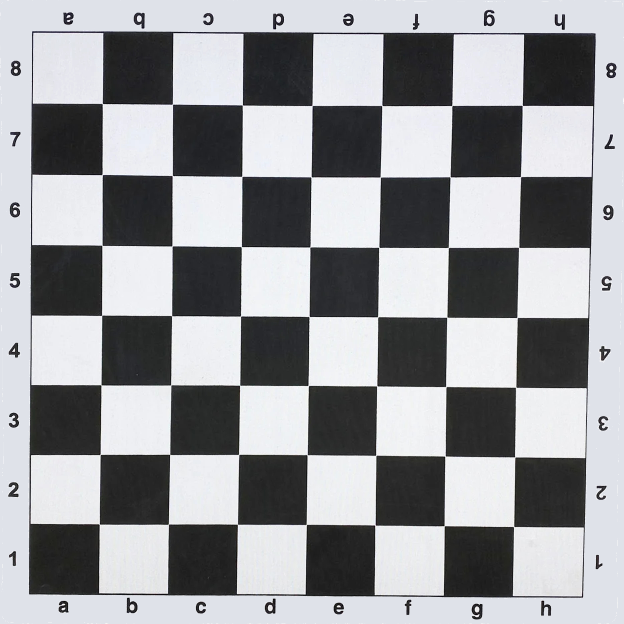
#> input picture src/chessBoard.jpg, 1247 x 1248 px (shown at 1/2 size); its folder holds only this picture in this run
$ python -i classic_pipeline.py   (imports and definitions only)
#> lines starting #> are read from the running program, lines starting #| are printed output that depends on the picture; after the words box and inside, x2 and y2 are one past the last pixel; in counts of white or black regions, pixels touching at a corner belong together
#> further down, picture is the input picture: shape (1248, 1247, 3); mean B, G, R 156.6, 153.5, 152.2
import numpy as np
import cv2
import matplotlib.pyplot as plt
import os
import math

from sklearn.cluster import DBSCAN

image_num = 0

def save_image(path, image, verbose=False):
    if verbose:
        cv2.imwrite(path, image)
        print(f"Image saved to {path}")
def get_image_num():
    global image_num
    return image_num

def set_image_num(num):
    global image_num
    image_num = num

def build_image_path(image_name, images_dir):
    num = get_image_num()
    return os.path.join(images_dir, f"{num}_{image_name}")

def preprocess_image(image, output_path, verbose=False):
    # Convert to grayscale
#> called with output_path = 'out.png', verbose = False
    gray = cv2.cvtColor(image, cv2.COLOR_BGR2GRAY)
    save_image(build_image_path("gray.jpg", output_path), gray, verbose)

    hsv = cv2.cvtColor(image, cv2.COLOR_BGR2HSV)
#> hsv: shape (1248, 1247, 3); mean H, S, V 89.9, 10.3, 156.8
    save_image(build_image_path("hsv.jpg", output_path), hsv, verbose)

    # Apply Gaussian blur
    blurred = cv2.GaussianBlur(gray, (31,31), 0)
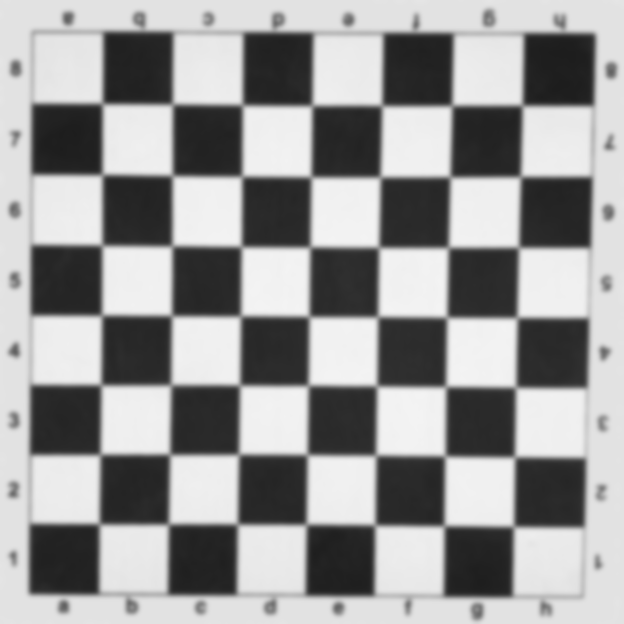
#> blurred: shape (1248, 1247) (shown at 1/2 size); min 29, max 243, mean 153.4
    save_image(build_image_path("blurred.jpg", output_path), blurred, verbose)

    return gray, blurred, hsv

# [144 lines left out: functions line_intersection, find_rotation, border_intersections, filter_lines, not called in this run]

def board_detection(image, gray, hsv, output_path, verbose=False):
#> called with output_path = 'out.png', verbose = False
    saturation = hsv[:, :, 1]
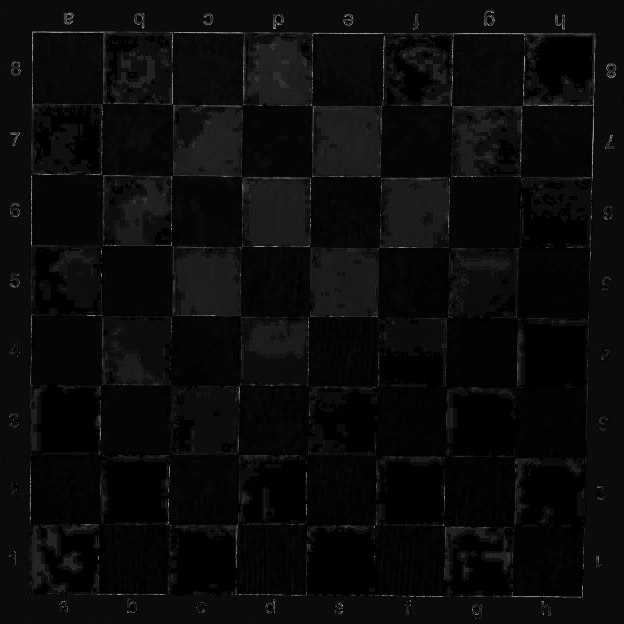
#> saturation: shape (1248, 1247) (shown at 1/2 size); min 0, max 255, mean 10.3
    saturation_blurred = cv2.GaussianBlur(saturation, (31, 31), 0)
    saturation_mask = cv2.inRange(saturation_blurred, 0, 20)
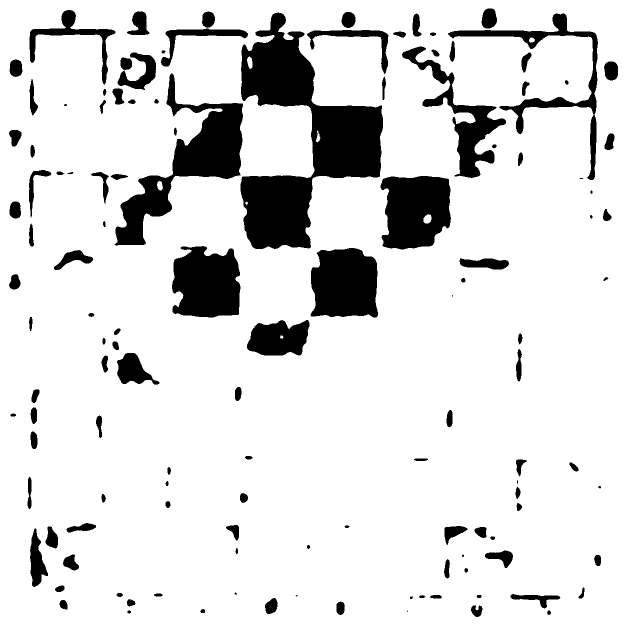
#> saturation_mask: shape (1248, 1247) (shown at 1/2 size); 86.5% white; 126 black regions (8 under 20 px), largest, box (x1, y1, x2, y2) and area: (481, 25, 766, 498) 56625, (229, 147, 486, 491) 25370, (761, 352, 902, 499) 16795
    save_image(build_image_path("saturation_mask.jpg", output_path), saturation_mask, verbose)
    ret, mask = cv2.threshold(image, 200, 255, cv2.THRESH_BINARY)
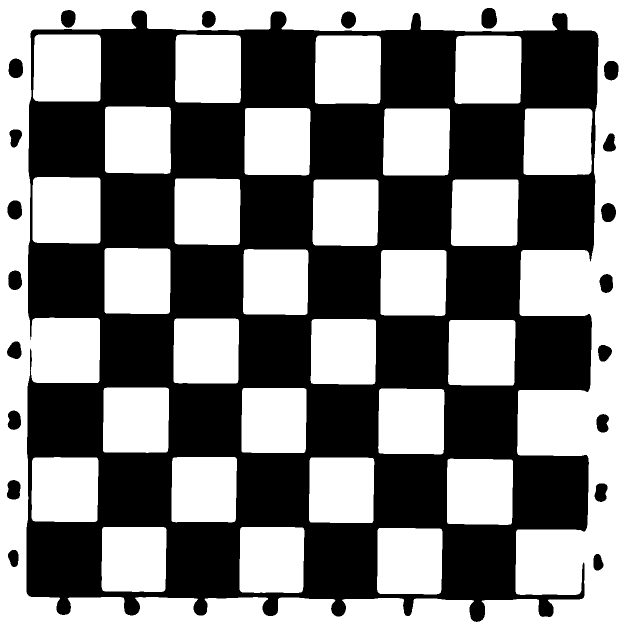
#> mask: shape (1248, 1247) (shown at 1/2 size); 51.8% white; 21 black regions, largest, box (x1, y1, x2, y2) and area: (53, 21, 1197, 1244) 734145, (963, 16, 994, 57) 1074, (1208, 122, 1237, 161) 941
    save_image(build_image_path("mask.jpg", output_path), mask, verbose)

    # mix the two masks
    mask = cv2.bitwise_and(mask, mask, mask=saturation_mask)
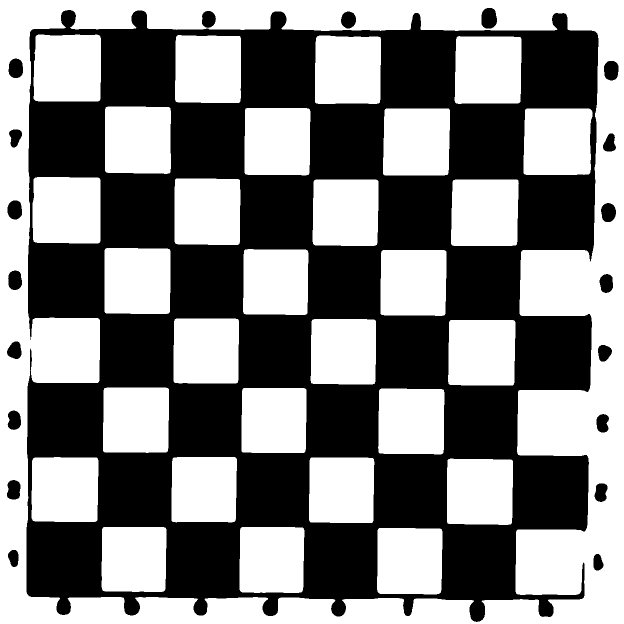
#> mask: shape (1248, 1247) (shown at 1/2 size); 51.6% white; 20 black regions, largest, box (x1, y1, x2, y2) and area: (53, 20, 1197, 1244) 737623, (963, 16, 994, 57) 1075, (1208, 122, 1237, 161) 949
    save_image(build_image_path("final_mask.jpg", output_path), mask, verbose)

    # Morphological operations
    kernel = np.ones((31, 31), np.uint8)
    mask = cv2.morphologyEx(mask, cv2.MORPH_CLOSE, kernel, iterations=5)
#> mask: shape (1248, 1247); every value is 255
    save_image(build_image_path("mask_morph.jpg", output_path), mask, verbose)
    num_labels, labels = cv2.connectedComponents(mask)
#> labels: shape (1248, 1247) int32; every value is 1
#> num_labels = 2

    areas = np.bincount(labels.ravel())
#> areas = [0, 1556256]
    cleaned = np.zeros_like(mask)
    max_area = np.max(areas[1:])
#> max_area = 1556256
    for label_id in range(1, num_labels):
        if areas[label_id] >= max_area * 0.5:
            cleaned[labels == label_id] = 255
    save_image(build_image_path("cleaned.jpg", output_path), cleaned, verbose)

    # Fill holes
    kernel = np.ones((31, 31), np.uint8)
    cleaned = cv2.morphologyEx(cleaned, cv2.MORPH_CLOSE, kernel, iterations=5)
    save_image(build_image_path("cleaned_filled.jpg", output_path), cleaned, verbose)

    canny = cv2.Canny(cleaned, 0, 200)
#> canny: shape (1248, 1247); every value is 0
    save_image(build_image_path("canny.jpg", output_path), canny, verbose)
    color = cv2.cvtColor(image, cv2.COLOR_GRAY2BGR)

    # Hough Transform
    lines = cv2.HoughLines(canny, 1, np.pi/180, 200)
#> lines = None
    line_image = np.zeros_like(image)
    invalid_thetas = [0, np.pi/2, np.pi, 3*np.pi/2]
    new_lines = []
    if lines is not None:
        for line in lines:
            rho, theta = line[0]
            for invalid_theta in invalid_thetas:
                if abs(theta - invalid_theta) < 1e-6:
                    break
            else:
                pts = border_intersections(rho, theta, image.shape)
                new_theta = theta
                new_lines.append([[rho, new_theta], pts[0], pts[1]])
                cv2.line(line_image, (pts[0][0], pts[0][1]), (pts[1][0], pts[1][1]), 255, 2)
    save_image(build_image_path("lines.jpg", output_path), line_image, verbose)

    # Median of the theta of the lines
    if len(new_lines) > 0:
        theta_values = [line[0][1] for line in new_lines]
        theta_values_sorted = sorted(theta_values)
        median_index = len(theta_values_sorted) // 2
        median_theta = theta_values_sorted[median_index]
        if verbose:
            print("Median theta:", median_theta)
    else:
        # print("No lines detected.")
        return None, None, None

    # Horizontal lines threshold
    threshold_degree = 30 # degrees
    max_theta = median_theta + threshold_degree*np.pi/180
    min_theta = median_theta - threshold_degree*np.pi/180
    if verbose:
        print("Max theta:", max_theta)
        print("Min theta:", min_theta)

    # Lines into two groups
    horizontal_lines = []
    vertical_lines = []

    for line in new_lines:
        rho, theta = line[0]
        if min_theta < theta < max_theta:
            horizontal_lines.append(line)
        else:
            vertical_lines.append(line)

    if verbose:
        print("Horizontal lines:", len(horizontal_lines))
        print("Vertical lines:", len(vertical_lines))

    # check if any horizontal line intersects with any horizontal line inside the image and change the group if so
    for i in range(len(horizontal_lines)):
        for j in range(len(horizontal_lines)):
            if i != j and i < len(horizontal_lines) and j < len(horizontal_lines):
                x1, y1 = horizontal_lines[i][1]
                x2, y2 = horizontal_lines[i][2]
                x3, y3 = horizontal_lines[j][1]
                x4, y4 = horizontal_lines[j][2]
                theta1 = horizontal_lines[i][0][1]
                theta2 = horizontal_lines[j][0][1]

                p = line_intersection((x1, y1), (x2, y2), (x3, y3), (x4, y4))
                if p is not None and 0 <= p[0] < image.shape[1] and 0 <= p[1] < image.shape[0] and abs(theta1 - theta2) > threshold_degree*np.pi/180:
                    horizontal_lines[j][0][1] = median_theta
                    vertical_lines.append(horizontal_lines[j])
                    horizontal_lines.pop(j)
                    break
    for i in range(len(vertical_lines)):
        for j in range(len(vertical_lines)):
            if i != j and i < len(vertical_lines) and j < len(vertical_lines):
                x1, y1 = vertical_lines[i][1]
                x2, y2 = vertical_lines[i][2]
                x3, y3 = vertical_lines[j][1]
                x4, y4 = vertical_lines[j][2]
                theta1 = vertical_lines[i][0][1]
                theta2 = vertical_lines[j][0][1]

                p = line_intersection((x1, y1), (x2, y2), (x3, y3), (x4, y4))
                if p is not None and 0 <= p[0] < image.shape[1] and 0 <= p[1] < image.shape[0] and abs(theta1 - theta2) > threshold_degree*np.pi/180:
                    vertical_lines[j][0][1] = median_theta
                    horizontal_lines.append(vertical_lines[j])
                    vertical_lines.pop(j)
                    break

    if verbose:
        print("Horizontal lines:", len(horizontal_lines))
        print("Vertical lines:", len(vertical_lines))

    line_image = np.zeros_like(image)
    for line in horizontal_lines:
        rho, theta = line[0]
        x1, y1 = line[1]
        x2, y2 = line[2]
        cv2.line(line_image, (x1, y1), (x2, y2), 255, 2)
    for line in vertical_lines:
        rho, theta = line[0]
        x1, y1 = line[1]
        x2, y2 = line[2]
        cv2.line(line_image, (x1, y1), (x2, y2), 255, 2)
    save_image(build_image_path("filtered_lines.jpg", output_path), line_image, verbose)

    # Get line intersections
    points = []
    for i in range(len(horizontal_lines)):
        for j in range(len(vertical_lines)):
            x1, y1 = horizontal_lines[i][1]
            x2, y2 = horizontal_lines[i][2]
            x3, y3 = vertical_lines[j][1]
            x4, y4 = vertical_lines[j][2]

            p = line_intersection((x1, y1), (x2, y2), (x3, y3), (x4, y4))
            if p is not None and 0 <= p[0] < image.shape[1] and 0 <= p[1] < image.shape[0]:
                p = np.round(p).astype(int)
                points.append(p)
    # Draw points
    color = cv2.cvtColor(image, cv2.COLOR_GRAY2BGR)
    for point in points:
        cv2.circle(color, tuple(point), 5, (0, 0, 255), 10)
    save_image(build_image_path("points.jpg", output_path), color, verbose)

    points = np.array(points)
    # Find the four corners of the board
    if len(points) < 4:
        print("Not enough points found")
        return None, None, None
    square = cv2.convexHull(points, clockwise=True)
    square = square.reshape(-1, 2)
    color = cv2.cvtColor(image, cv2.COLOR_GRAY2BGR)
    for point in square:
        cv2.circle(color, tuple(point), 20, (0, 255, 0), 10)
    save_image(build_image_path("square.jpg", output_path), color, verbose)
    color = cv2.cvtColor(image, cv2.COLOR_GRAY2BGR)

    iterations = 0
    distance = 100
    while len(square) > 4 and iterations < 50:
        # Remove points that are too close to each other
        new_square = []
        for point in square:
            valid = True
            for point2 in new_square:
                if np.linalg.norm(point - point2) < distance:
                    valid = False
                    break
            if valid:
                new_square.append(point)
        square = np.array(new_square)
        iterations += 1
        distance += 50

    for point in square:
        cv2.circle(color, tuple(point), 20, (0, 255, 0), 10)
    save_image(build_image_path("final_square.jpg", output_path), color, verbose)

    dst_points = np.array([[0, 1000], [1000, 1000], [1000, 0], [0, 0]], dtype="float32")
    # Perform the perspective transform
    M = cv2.getPerspectiveTransform(square.astype("float32"), dst_points)
    warped = cv2.warpPerspective(gray, M, (1000, 1000))
    save_image(build_image_path("warped.jpg", output_path), warped, verbose)

    warped_r, rotation = find_rotation(warped, output_path, verbose)

    return warped_r, M, rotation

def square_detection_processed(rotation_image_warped, output_path, verbose=False):
    # Apply CLAHE to enhance contrast
    clahe = cv2.createCLAHE(clipLimit=2.0, tileGridSize=(8, 8))
    clahe_image = clahe.apply(rotation_image_warped)
    save_image(build_image_path("square_detection_clahe.jpg", output_path), clahe_image, verbose)

    # Apply adaptive Gaussian thresholding to CLAHE image
#> (the run stopped early here; a loop or call above may not have finished)
